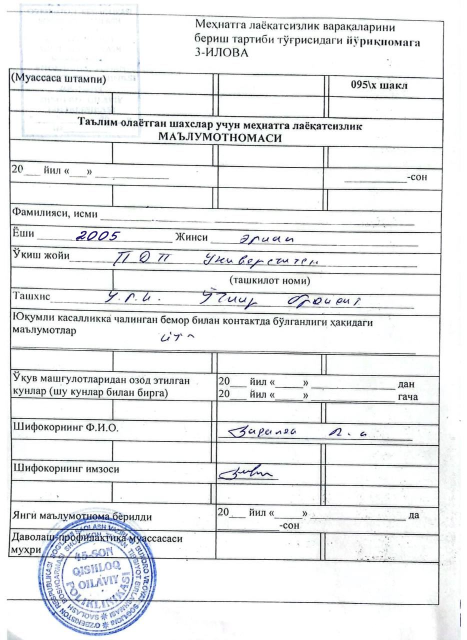
#> input picture img/img-1.jpg, 934 x 1280 px (shown at 1/2 size)
$ python main.py
#> lines starting #> are read from the running program, lines starting #| are printed output that depends on the picture
from PIL import Image, ImageDraw, ImageFont

image = Image.open('img/img-1.jpg')
#> image is the input picture: PIL image 934x1280 RGB; mean R, G, B 234.5, 235.7, 236.4

d = ImageDraw.Draw(image)
font = ImageFont.truetype('fonts/fot-1.ttf', 44)

text = "Begzod Xurramov"
text_pos = (295,410)
color = (36,27,113)

d.text((296,410), text=text, fill=color, font=font)
d.text((295,411), text=text, fill=color, font=font)

image.save("test1.png")
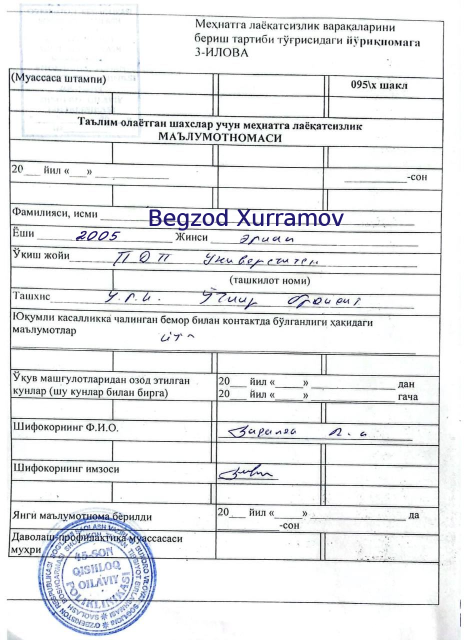
#> saved as test1.png: PIL image 934x1280 RGB (shown at 1/2 size); mean R, G, B 233.7, 234.9, 235.9
